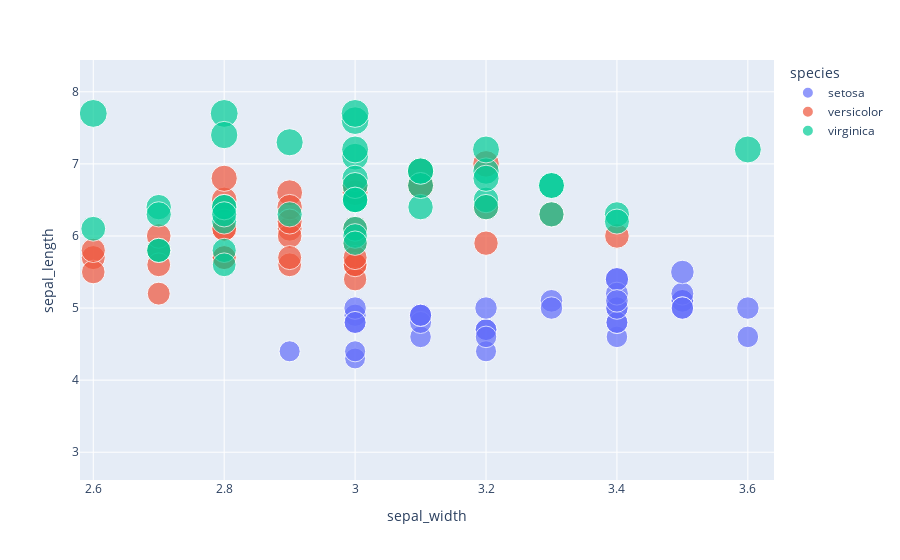

Here is the notebook cell this chart was saved with:
### Markdown cell above
### Scatter Plots

### Code cell
df_iris = px.data.iris()
px.scatter(df_iris, x='sepal_width', y='sepal_length',
          color='species', size='sepal_length',
          hover_data=['sepal_width'])

### Figure 1 — Plotly figure (JSON) as saved in the notebook; plotly's stock layout.template omitted (floating-point values rounded to 4 significant figures)
{"data": [{"hovertemplate": "species=setosa<br>sepal_width=%{x}<br>sepal_length=%{marker.size}<extra></extra>", "legendgroup": "setosa", "marker": {"color": "#636efa", "size": [5.1, 4.9, 4.7, 4.6, 5, 5.4, 4.6, 5, 4.4, 4.9, 5.4, 4.8, 4.8, 4.3, 5.8, 5.7, 5.4, 5.1, 5.7, 5.1, 5.4, 5.1, 4.6, 5.1, 4.8, 5, 5, 5.2, 5.2, 4.7, 4.8, 5.4, 5.2, 5.5, 4.9, 5, 5.5, 4.9, 4.4, 5.1, 5, 4.5, 4.4, 5, 5.1, 4.8, 5.1, 4.6, 5.3, 5], "sizemode": "area", "sizeref": 0.01975, "symbol": "circle"}, "mode": "markers", "name": "setosa", "orientation": "v", "showlegend": true, "type": "scatter", "x": [3.5, 3, 3.2, 3.1, 3.6, 3.9, 3.4, 3.4, 2.9, 3.1, 3.7, 3.4, 3, 3, 4, 4.4, 3.9, 3.5, 3.8, 3.8, 3.4, 3.7, 3.6, 3.3, 3.4, 3, 3.4, 3.5, 3.4, 3.2, 3.1, 3.4, 4.1, 4.2, 3.1, 3.2, 3.5, 3.1, 3, 3.4, 3.5, 2.3, 3.2, 3.5, 3.8, 3, 3.8, 3.2, 3.7, 3.3], "xaxis": "x", "y": [5.1, 4.9, 4.7, 4.6, 5, 5.4, 4.6, 5, 4.4, 4.9, 5.4, 4.8, 4.8, 4.3, 5.8, 5.7, 5.4, 5.1, 5.7, 5.1, 5.4, 5.1, 4.6, 5.1, 4.8, 5, 5, 5.2, 5.2, 4.7, 4.8, 5.4, 5.2, 5.5, 4.9, 5, 5.5, 4.9, 4.4, 5.1, 5, 4.5, 4.4, 5, 5.1, 4.8, 5.1, 4.6, 5.3, 5], "yaxis": "y"}, {"hovertemplate": "species=versicolor<br>sepal_width=%{x}<br>sepal_length=%{marker.size}<extra></extra>", "legendgroup": "versicolor", "marker": {"color": "#EF553B", "size": [7, 6.4, 6.9, 5.5, 6.5, 5.7, 6.3, 4.9, 6.6, 5.2, 5, 5.9, 6, 6.1, 5.6, 6.7, 5.6, 5.8, 6.2, 5.6, 5.9, 6.1, 6.3, 6.1, 6.4, 6.6, 6.8, 6.7, 6, 5.7, 5.5, 5.5, 5.8, 6, 5.4, 6, 6.7, 6.3, 5.6, 5.5, 5.5, 6.1, 5.8, 5, 5.6, 5.7, 5.7, 6.2, 5.1, 5.7], "sizemode": "area", "sizeref": 0.01975, "symbol": "circle"}, "mode": "markers", "name": "versicolor", "orientation": "v", "showlegend": true, "type": "scatter", "x": [3.2, 3.2, 3.1, 2.3, 2.8, 2.8, 3.3, 2.4, 2.9, 2.7, 2, 3, 2.2, 2.9, 2.9, 3.1, 3, 2.7, 2.2, 2.5, 3.2, 2.8, 2.5, 2.8, 2.9, 3, 2.8, 3, 2.9, 2.6, 2.4, 2.4, 2.7, 2.7, 3, 3.4, 3.1, 2.3, 3, 2.5, 2.6, 3, 2.6, 2.3, 2.7, 3, 2.9, 2.9, 2.5, 2.8], "xaxis": "x", "y": [7, 6.4, 6.9, 5.5, 6.5, 5.7, 6.3, 4.9, 6.6, 5.2, 5, 5.9, 6, 6.1, 5.6, 6.7, 5.6, 5.8, 6.2, 5.6, 5.9, 6.1, 6.3, 6.1, 6.4, 6.6, 6.8, 6.7, 6, 5.7, 5.5, 5.5, 5.8, 6, 5.4, 6, 6.7, 6.3, 5.6, 5.5, 5.5, 6.1, 5.8, 5, 5.6, 5.7, 5.7, 6.2, 5.1, 5.7], "yaxis": "y"}, {"hovertemplate": "species=virginica<br>sepal_width=%{x}<br>sepal_length=%{marker.size}<extra></extra>", "legendgroup": "virginica", "marker": {"color": "#00cc96", "size": [6.3, 5.8, 7.1, 6.3, 6.5, 7.6, 4.9, 7.3, 6.7, 7.2, 6.5, 6.4, 6.8, 5.7, 5.8, 6.4, 6.5, 7.7, 7.7, 6, 6.9, 5.6, 7.7, 6.3, 6.7, 7.2, 6.2, 6.1, 6.4, 7.2, 7.4, 7.9, 6.4, 6.3, 6.1, 7.7, 6.3, 6.4, 6, 6.9, 6.7, 6.9, 5.8, 6.8, 6.7, 6.7, 6.3, 6.5, 6.2, 5.9], "sizemode": "area", "sizeref": 0.01975, "symbol": "circle"}, "mode": "markers", "name": "virginica", "orientation": "v", "showlegend": true, "type": "scatter", "x": [3.3, 2.7, 3, 2.9, 3, 3, 2.5, 2.9, 2.5, 3.6, 3.2, 2.7, 3, 2.5, 2.8, 3.2, 3, 3.8, 2.6, 2.2, 3.2, 2.8, 2.8, 2.7, 3.3, 3.2, 2.8, 3, 2.8, 3, 2.8, 3.8, 2.8, 2.8, 2.6, 3, 3.4, 3.1, 3, 3.1, 3.1, 3.1, 2.7, 3.2, 3.3, 3, 2.5, 3, 3.4, 3], "xaxis": "x", "y": [6.3, 5.8, 7.1, 6.3, 6.5, 7.6, 4.9, 7.3, 6.7, 7.2, 6.5, 6.4, 6.8, 5.7, 5.8, 6.4, 6.5, 7.7, 7.7, 6, 6.9, 5.6, 7.7, 6.3, 6.7, 7.2, 6.2, 6.1, 6.4, 7.2, 7.4, 7.9, 6.4, 6.3, 6.1, 7.7, 6.3, 6.4, 6, 6.9, 6.7, 6.9, 5.8, 6.8, 6.7, 6.7, 6.3, 6.5, 6.2, 5.9], "yaxis": "y"}], "layout": {"autosize": true, "dragmode": "zoom", "legend": {"itemsizing": "constant", "title": {"text": "species"}, "tracegroupgap": 0}, "margin": {"t": 60}, "xaxis": {"anchor": "y", "autorange": false, "domain": [0, 1], "range": [2.58, 3.64], "title": {"text": "sepal_width"}, "type": "linear"}, "yaxis": {"anchor": "x", "autorange": false, "domain": [0, 1], "range": [2.614, 8.441], "title": {"text": "sepal_length"}, "type": "linear"}}}
